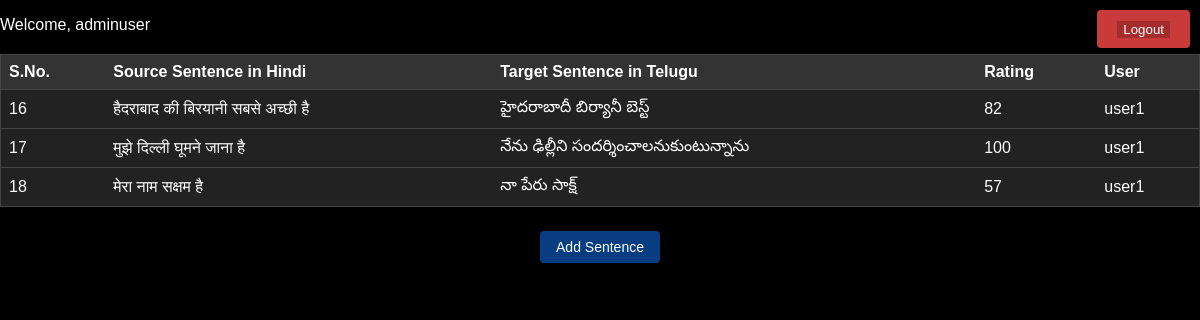
The page /index/ (signed in) on the database its author committed.
### ratingapp/models.py (models this page shows, shortened)
class Sentence(models.Model):
    user = models.ForeignKey(User, on_delete=models.CASCADE)
    sno = models.AutoField(primary_key=True)
    source = models.CharField(max_length=100)
    target = models.CharField(max_length=100)
    rating = models.IntegerField(default=0)
    class Meta:
        permissions = [
            ("can_add_sentence", "Can add sentences"),
        ]

### ratingapp/views.py (the view)
# urls.py: path('index/', views.index, name='index'),
@login_required
def index(request):
    if request.user.is_authenticated:
        if not request.user.is_staff:
            user_sentences = Sentence.objects.filter(user=request.user)
            if not user_sentences.exists():
                all_sentences = list(Sentence.objects.all())
                if len(all_sentences) >= 3:
                    random_sentences = random.sample(all_sentences, 3)
                    for sentence in random_sentences:
                        sentence.pk = None  # Clone the sentence object
                        sentence.user = request.user
                        sentence.save()
                else:
                    random_sentences = []
            else:
                random_sentences = user_sentences
            return render(request, 'index.html', {'sentences': random_sentences, 'request': request, 'is_admin': False})
        else:
            sentences = Sentence.objects.all().annotate(avg_rating=Avg('rating'))
            return render(request, 'index.html', {'sentences': sentences, 'request': request, 'is_admin': True})
    else:
        return redirect('loginpage')

### ratingapp/templates/index.html (shortened to what this page needs)
<!DOCTYPE html>
<html lang="en">
<head>
</head>
<body>
    <div id="welcome-user">
        {% if request.user.is_authenticated %}
            <p>Welcome, {{ request.user.username }}</p>
        {% endif %}
    </div>
    <div id="logout-container">
        <form method="POST" action="{% url 'logout' %}" class="logoutButton">
            <input type="submit" value="Logout" id = "submitid">
        </form>
    </div>
     <table>
        <tr>
            <th class="sort-SNO">S.No.</th>
            <th class="sort-SOURCE">Source Sentence in Hindi</th>
            <th class="sort-TARGET">Target Sentence in Telugu</th>
            <th class="sort-RATING">Rating</th>
            {% if request.user.is_authenticated and request.user.is_staff %}
                <th>User</th>
            {% endif %}
        </tr>
        <tbody id="tablebody">
            {% for sentence in sentences %}
            <tr>
                <td class="sno">{{ sentence.sno }}</td>
                <td class="td-sentences">{{ sentence.source }}</td>
                <td class="td-sentences">{{ sentence.target }}</td>
                <td class="td-sentences">{{ sentence.rating }}</td>
                {% if request.user.is_authenticated and request.user.is_staff %}
                    <td>{{ sentence.user.username }}</td>
                {% endif %}
            </tr>
            {% endfor %}
        </tbody>
    </table>
    {% if is_admin %}
    <div style="display: flex; justify-content: center; align-items: center; ">
        <a href="{% url 'add_sentence' %}" id="add-sentence-button" class="myButton">Add Sentence</a>
    </div>
    {% endif %}
</body>
</html>

### ratingapp/templates/index.html (style rules this page uses)
body { font-family: Arial, sans-serif; margin: 0; padding: 0; background-color: #000; color: #fff; }
table { width: 100%; border-collapse: collapse; margin: 20px auto; background-color: #222; border: 1px solid #444; }
th, td { padding: 8px; text-align: left; border-bottom: 1px solid #444; }
th { background-color: #333; cursor: pointer; }
#add-sentence-button { background-color: rgb(8, 61, 129); }
.myButton { background-color: #9239e0; width: fit; border: none; color: white; padding: 8px 16px; display: flex; text-align: center; text-decoration: none; display: inline-block; font-size: 14px; margin: 4px 2px; cursor: pointer; border-radius: 4px; }
#logout-container { position: fixed; top: 20px; right: 20px; z-index: 9999; }
.logoutButton { background-color: #c93b3b; border: none; color: white; padding: 10px 20px; margin: -10px; text-align: center; text-decoration: none; display: inline-block; font-size: 16px; margin-left: 10px; border-radius: 4px; cursor: pointer; transition: background-color 0.3s; }
#submitid { background-color: #a52c2c; border: none; color: white; }

### rows shown on the page
Sentence: sno "16", source "हैदराबाद की बिरयानी सबसे अच्छी है", target "హైదరాబాదీ బిర్యానీ బెస్ట్", rating "82", user.username "user1"
Sentence: sno "17", source "मुझे दिल्ली घूमने जाना है", target "నేను ఢిల్లీని సందర్శించాలనుకుంటున్నాను", rating "100", user.username "user1"
Sentence: sno "18", source "मेरा नाम सक्षम है", target "నా పేరు సాక్ష్", rating "57", user.username "user1"

### other values the page prints
{{ request.user.username }} "adminuser"
